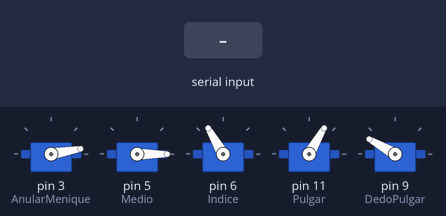
Recording of a sketch running on a simulated Arduino Uno, built with avr-gcc and run on an emulated ATmega328P. Parts: 5 × servo. Inputs (shaded band) come from the test bench.

Above: at 2.5 s.
2.6 s: "S" received over Serial
At 2.77 s:
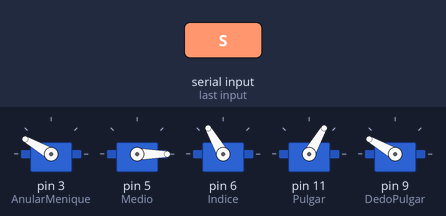
At 4.5 s:
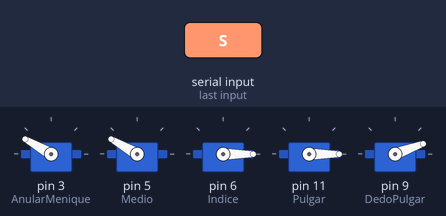
5.5 s: "V" received over Serial
At 5.65 s:
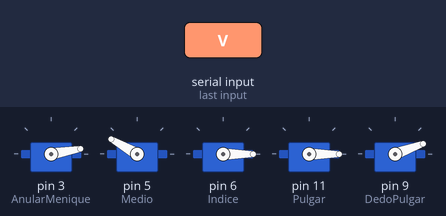
Timing chart, 0 to 8.5 s (numbered marks = the images above; inputs shaded):
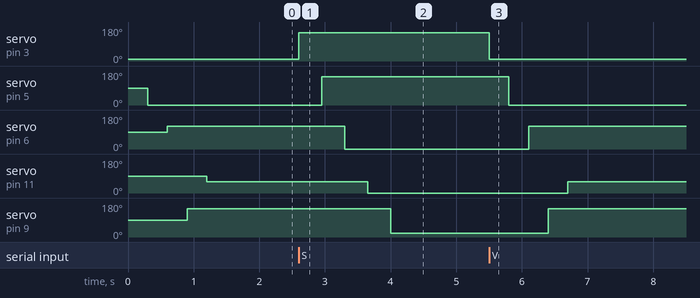

Measured:
- after the input at 2.6 s, servo on pin 3 (AnularMenique): 10° → 150° at once; servo on pin 5 (Medio): 0° → 150° after 0.35 s; servo on pin 6 (Indice): 120° → 0° after 0.70 s; servo on pin 11 (Pulgar): 60° → 0° after 1.1 s; servo on pin 9 (DedoPulgar): 150° → 20° after 1.4 s
- after the input at 5.5 s, servo on pin 3 (AnularMenique): 150° → 10° at once; servo on pin 5 (Medio): 150° → 0° after 0.30 s; servo on pin 6 (Indice): 0° → 120° after 0.60 s; servo on pin 11 (Pulgar): 0° → 60° after 1.2 s; servo on pin 9 (DedoPulgar): 20° → 150° after 0.90 s

The sketch:

ArduinoCodeArm.ino
```cpp
//Pulgar: close 0 - open 60
//Dedo Pulgar: close 20 - open 150
//Medio: close 150 - open 0
//Indice: colse 0 - open 120
// Anular & Menique: close 150 - open 10

// Include the Servo library
#include <Servo.h>
// Declare the Servo pin
int AnularMenique = 3;
int Medio = 5;
int Indice =6;
int DedoPulgar =9;
int Pulgar =11;
// Create a servo object
Servo Servo1;//AnularMenique
Servo Servo2;//Medio
Servo Servo3;//Indice
Servo Servo4;//DedoPulgar
Servo Servo5;//Pulgar
//int angulo=90;
// serial variable
int incomingByte = 0; // for incoming serial data
//bool band = false;

// void setup
void setup() {
   // We need to attach the servo to the used pin number
   Servo1.attach(AnularMenique);
   Servo2.attach(Medio);
   Servo3.attach(Indice);
   Servo5.attach(Pulgar);
   Servo4.attach(DedoPulgar);
   // setup serial comunication
   Serial.begin(9600); // opens serial port, sets data rate to 9600 bps
}

//void loop
void loop() {
  //open all
  Servo1.write(10);
  delay(300);
  Servo2.write(0);
  delay(300);
  Servo3.write(120);
  delay(300);
  Servo4.write(150);
  delay(300);
  Servo5.write(60);
  delay(300);
  while(true){
  // send data only when you receive data:
  if (Serial.available() > 0) {
    // read the incoming byte:
    incomingByte = Serial.read();
    //if (incomingByte=='U'){
    //  angulo=angulo+10;
    //}
    //if (incomingByte=='D'){
    //  angulo=angulo-10;
    //}
    //Serial.println(angulo);
    //Servo1.write(angulo);
    //delay(500);
    if (incomingByte=='V'){//open
    //   band=!band;
      //// say what you got:
      ////Serial.print("I received: ");
      ////Serial.println(incomingByte, DEC);
      Servo1.write(10);
      delay(300);
      Servo2.write(0);
      delay(300);
      Servo3.write(120);
      delay(300);
      Servo4.write(150);
      delay(300);
      Servo5.write(60);
      delay(300);
    }
    if (incomingByte=='S'){//close
     //  band=!band;
      //// say what you got:
      ////Serial.print("I received: ");
      ////Serial.println(incomingByte, DEC);
        Servo1.write(150);
        delay(350);
        Servo2.write(150);
        delay(350);
        Servo3.write(0);
        delay(350);
        Servo5.write(0);
        delay(350);
        Servo4.write(20);
        delay(350);
    }
    //if(band){
    //  Servo1.write(10);
    //  delay(1000);
    //}
    //else{
    //  Servo1.write(160);
    //  delay(1000);
    //}
  }
  }
}
```
